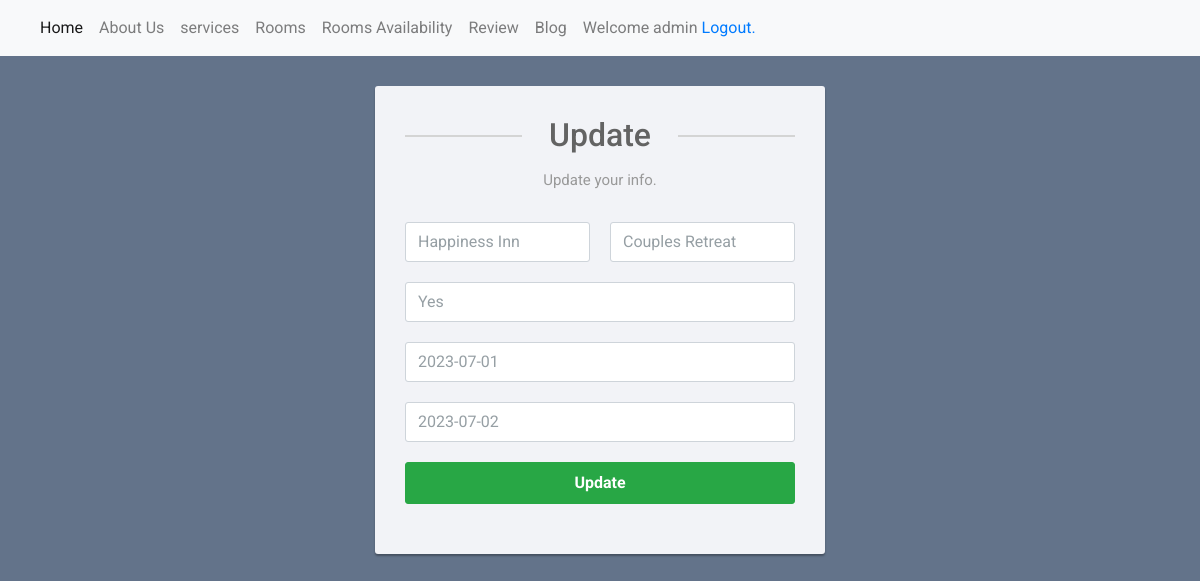
/admin/room_avl_edit.php?editid=1 (signed in), run on the app's committed database.
### tables this page shows
CREATE TABLE `room_availability` (
  `id` int(11) NOT NULL,
  `room_id` varchar(11) NOT NULL,
  `hotel_id` int(11) NOT NULL,
  `hotel_name` varchar(50) NOT NULL,
  `hotel_room_name` varchar(50) NOT NULL,
  `Status` varchar(50) NOT NULL,
  `dtfrom` date NOT NULL,
  `dtto` date NOT NULL
);

### admin/room_avl_edit.php (the view, shortened to what this page needs)
<?php
include('dbconnection.php');
if(!isset($_SESSION['valid'])) {
    header('Location: index.php');
}
else
{
?>
<!DOCTYPE html>
<html lang="en">
<head>
<link rel="stylesheet" href="https://stackpath.bootstrapcdn.com/bootstrap/4.5.0/css/bootstrap.min.css">
<link rel="stylesheet" href="https://maxcdn.bootstrapcdn.com/font-awesome/4.7.0/css/font-awesome.min.css">
</head>
<body>
<nav class="navbar navbar-expand-lg navbar-light bg-light">
  <div class="collapse navbar-collapse" id="navbarSupportedContent">
  <ul class="navbar-nav mr-auto">
<li class="nav-item active">
<a class="nav-link" href="index.php">Home <span class="sr-only">(current)</span></a>
</li>
<li class="nav-item">
<a class="nav-link" href="about_us.php">About Us</a>
</li>
<li class="nav-item">
<a class="nav-link" href="services.php">services</a>
</li>
<li class="nav-item">
<a class="nav-link" href="index.php">Rooms</a>
</li>
<li class="nav-item">
<a class="nav-link" href="room_availibility.php">Rooms Availability</a>
</li>
<li class="nav-item">
<a class="nav-link" href="review.php">Review</a>
</li>
<li class="nav-item">
<a class="nav-link" href="blog.php">Blog</a>
</li>
<li class="nav-item">
<div class="nav-link">Welcome <?php echo $_SESSION["username"]; ?> <a href="logout.php" tite="Logout">Logout.</a></div>
</li>
</ul>
</div>
</nav>
<div class="signup-form">
<form  method="POST">
 <?php
$eid=$_GET['editid'];
$ret=mysqli_query($con,"select * from room_availability where ID='$eid'");
while ($row=mysqli_fetch_array($ret)) {
?>
		<h2>Update </h2>
		<p class="hint-text">Update your info.</p>
        <div class="form-group">
			<div class="row">
				<div class="col"><input type="text" class="form-control" name="hotel_name" value="<?php  echo $row['hotel_name'];?>" required="true"></div>
				<div class="col"><input type="text" class="form-control" name="hotel_room_name" value="<?php  echo $row['hotel_room_name'];?>" required="true"></div>
			</div>
        </div>
        <div class="form-group">
        <input type="text" class="form-control" name="Status" value="<?php  echo $row['Status'];?>" required="true">
        </div>
        <div class="form-group">
        <input type="text" class="form-control" name="dtfrom" value="<?php  echo $row['dtfrom'];?>" required="true">
        </div>
        <div class="form-group">
        <input type="text" class="form-control" name="dtto" value="<?php  echo $row['dtto'];?>" required="true">
        </div>
         <?php
			}
			?>
		<div class="form-group">
            <button type="submit" class="btn btn-success btn-lg btn-block" name="submit">Update</button>
        </div>
    </form>
</div>
</body>
</html>
<?php
}
?>

### admin/room_avl_edit.php (style rules this page uses)
body { color: #fff; background: #63738a; font-family: 'Roboto', sans-serif; }
.form-control { height: 40px; box-shadow: none; color: #969fa4; }
.form-control, .btn { border-radius: 3px; }
.signup-form { width: 450px; margin: 0 auto; padding: 30px 0; font-size: 15px; }
.signup-form h2 { color: #636363; margin: 0 0 15px; position: relative; text-align: center; }
.signup-form h2:before, .signup-form h2:after { content: ""; height: 2px; width: 30%; background: #d4d4d4; position: absolute; top: 50%; z-index: 2; }
.signup-form h2:before { left: 0; }
.signup-form h2:after { right: 0; }
.signup-form .hint-text { color: #999; margin-bottom: 30px; text-align: center; }
.signup-form form { color: #999; border-radius: 3px; margin-bottom: 15px; background: #f2f3f7; box-shadow: 0px 2px 2px rgba(0, 0, 0, 0.3); padding: 30px; }
.signup-form .form-group { margin-bottom: 20px; }
.signup-form .btn { font-size: 16px; font-weight: bold; min-width: 140px; outline: none !important; }
.signup-form .row div:first-child { padding-right: 10px; }
.signup-form .row div:last-child { padding-left: 10px; }

### data on the page
room_availability: hotel_name "Happiness Inn", hotel_room_name "Couples Retreat", Status "Yes", dtfrom "2023-07-01", dtto "2023-07-02"

### other printed values
$_SESSION["username"] "admin"
